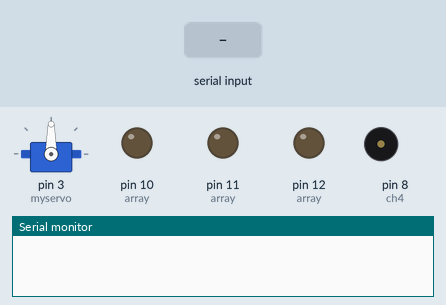
This sketch was run on a simulated Arduino Uno, built with avr-gcc and run on an emulated ATmega328P. Shown: servo, output pins drawn as LEDs (lit = HIGH), buzzer (waves = sounding), the last lines printed to the serial monitor. The test bench sets the inputs (shaded band). Pins used as bus, display or sensor lines are not drawn.

Above: at 1.3 s.
1.4 s: "SERVO MOTOR\n" received over Serial
At 2.0 s:
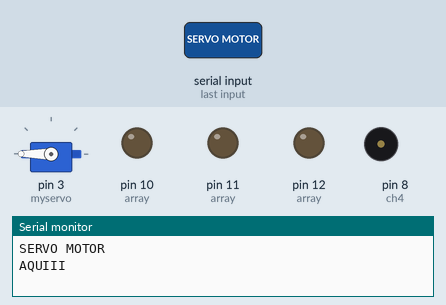
4.1 s: "LED VERMELHO\n" received over Serial
At 5.0 s:
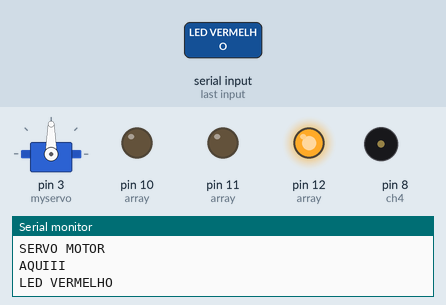
6.0 s: "LED VERDE\n" received over Serial
At 7.5 s:
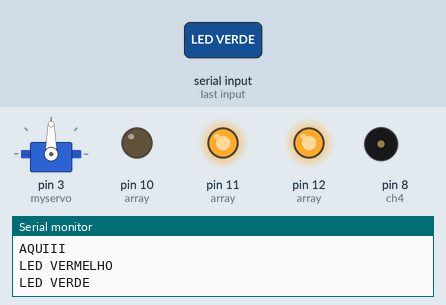
7.8 s: "LED VERDE 2\n" received over Serial
At 9.0 s:
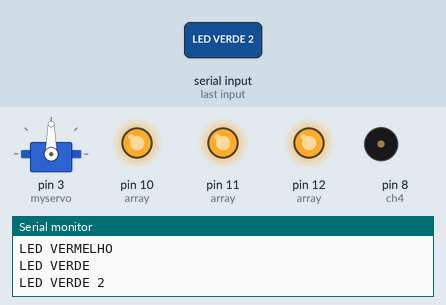
9.6 s: "BUZZER\n" received over Serial
At 10.2 s:
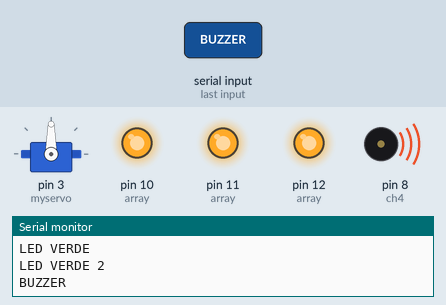
12.2 s: "todos\n" received over Serial
At 12.6 s:
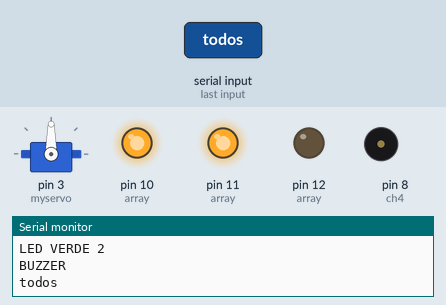
Timing chart, 0 to 15.2 s (numbered marks = the images above; inputs shaded):
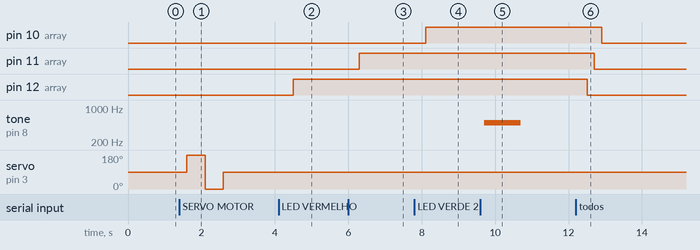

Measured:
- after the input at 1.4 s, servo on pin 3 (myservo): 90° → 180° after 0.20 s, → 0° 0.50 s later, → 90° 0.50 s later
- after the input at 4.1 s, pin 12 (array): LOW → HIGH after 0.40 s
- after the input at 6.0 s, pin 11 (array): LOW → HIGH after 0.30 s
- after the input at 7.8 s, pin 10 (array): LOW → HIGH after 0.30 s
- after the input at 9.6 s, tone on pin 8 (ch4): silent → 500 Hz after 0.10 s, → silent 1.0 s later
- after the input at 12.2 s, pin 10 (array): HIGH → LOW after 0.71 s; pin 11 (array): HIGH → LOW after 0.51 s; pin 12 (array): HIGH → LOW after 0.31 s

The sketch:

SerialEvent.ino
```cpp
#include <Servo.h>

Servo myservo;

String inputString = "";
boolean stringComplete = false;

int ch1 = 12;   // LED VERMELHO
int ch2 = 11;   // LED VERDE
int ch3 = 10;   // LED VERDE 2
int ch4 = 8;    // BUZZE

int array[] = {ch1, ch2, ch3, ch4};

void setup() {
  myservo.attach(3);

  for (int i = 0; i < 4; i++) {
    pinMode(array[i], OUTPUT);
  }

  Serial.begin(9600);
    while (!Serial) {
      ;
    }

  inputString.reserve(200);
}

void switchPin(int pin) {
  delay(200);

  if (digitalRead(pin)) {
    digitalWrite(pin, LOW);
  } else {
    digitalWrite(pin, HIGH);
  }
}

void loop() {
  if (stringComplete) {
    inputString.trim();
    Serial.println(inputString);

    if (inputString.equalsIgnoreCase("LED VERMELHO")) {
      switchPin(ch1);
    };

    if (inputString.equalsIgnoreCase("LED VERDE")) {
      switchPin(ch2);
    };

    if (inputString.equalsIgnoreCase("LED VERDE 2")) {
      switchPin(ch3);
    }

    if (inputString.equalsIgnoreCase("BUZZER")) {
      tone(ch4, 500);
      delay(1000);
      noTone(ch4);
    }

    if (inputString.equalsIgnoreCase("SERVO MOTOR")) {
      Serial.println("AQUIII");

      myservo.write(180);
      delay(500);
      myservo.write(0);
      delay(500);
      myservo.write(90);
      delay(500);
    };

    if (inputString.equalsIgnoreCase("todos")) {
      for (int i = 0; i < 4; i++) {
        switchPin(array[i]);
      }
    };

    inputString = "";
    stringComplete = false;
  }

  delay(200);
}

void serialEvent() {
  while (Serial.available()) {
    char inChar = (char) Serial.read();

    inputString += inChar;

    if (inChar == '\n') {
      stringComplete = true;
    }
  }
}
```
